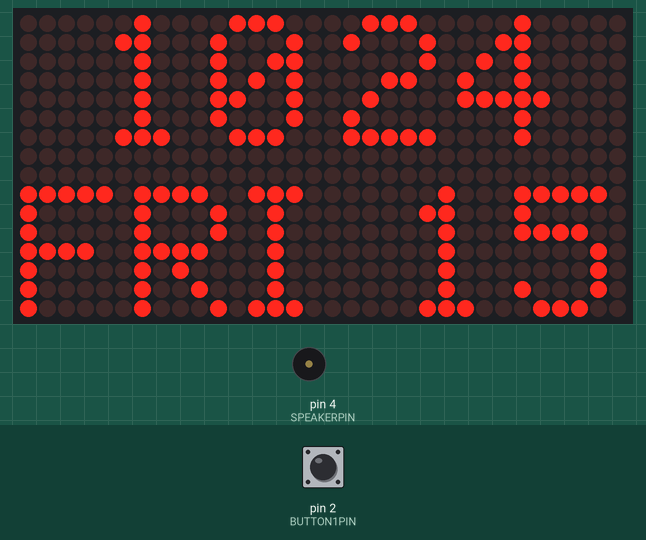
Bench run of a sketch on a simulated Arduino Uno, built with avr-gcc and run on an emulated ATmega328P. Parts: 32×16 LED matrix, buzzer (waves = sounding, pin HIGH). The inputs (shaded band) are chosen by the test bench; at power-on: pin 2 (BUTTON1PIN) HIGH. The local clock reads 2024-03-15 10:24:30 at power-on unless the sketch sets it.

Above: at 1.2 s.
1.3 s: pin 2 (BUTTON1PIN) pulled LOW for 1 s
At 3.6 s:
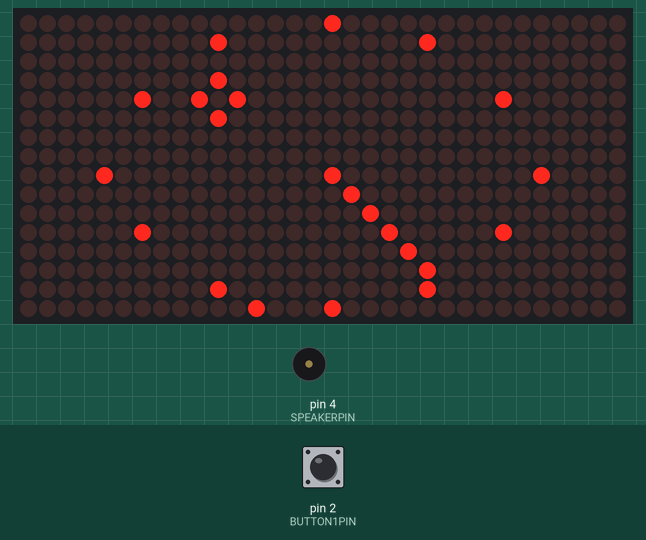
3.8 s: pin 2 (BUTTON1PIN) pulled LOW for 0.25 s
At 5.5 s:
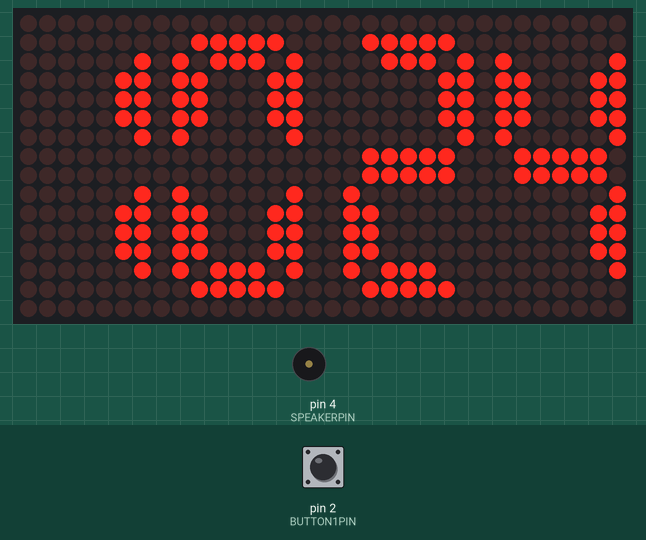
5.8 s: pin 2 (BUTTON1PIN) pulled LOW for 0.25 s
At 7.5 s:
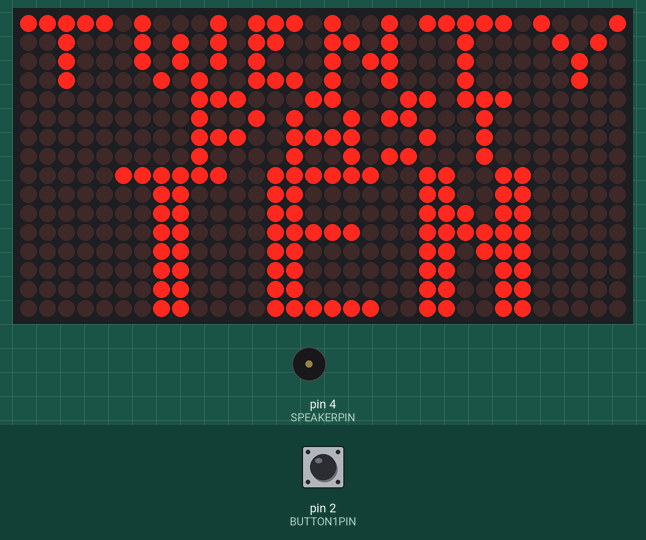
7.8 s: pin 2 (BUTTON1PIN) pulled LOW for 1 s
At 30.5 s:
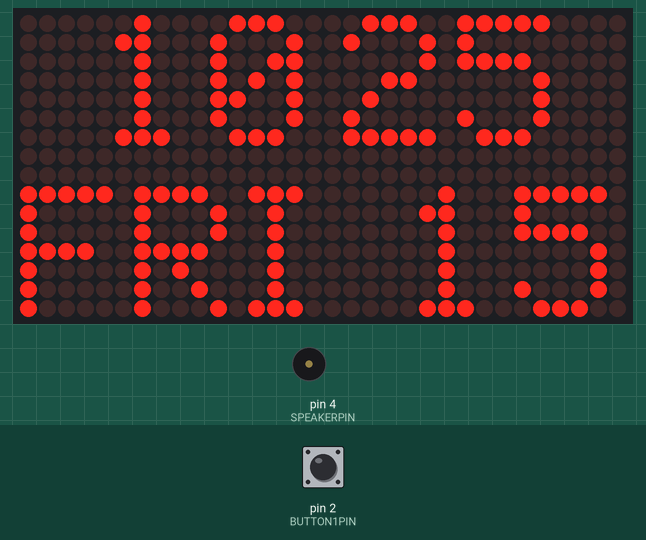
Timing chart, 0 to 31.6 s (numbered marks = the images above; inputs shaded):
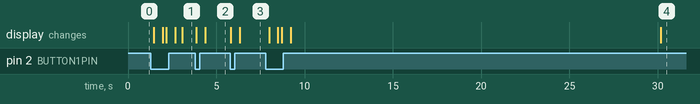

The sketch:

Arduino_Matrix_Multi_Clock.ino
```cpp
//Libraries for Dot Matrix
#include <SPI.h>
#include <DMD.h>
#include <TimerOne.h>
DMD dmd(1, 1);

//Libraries for RTC Module
#include <Wire.h>
#include "RTClib.h"
RTC_DS1307 rtc;

//font data
#include "font0816.c"
#include "images.c"
#include "sevensegfont.c"
#include "font0608.c"

#define SPEAKERPIN 4
#define BUTTON1PIN 2
#define BUTTON2PIN 3

char daysofweek[]="SUNMONTUEWEDTHUFRISAT";

byte handx[]={12,13,14,15,16,17,18,19,20,21,21,22,
  22,23,23,23,23,23,22,22,21,21,20,19,
  18,17,16,15,14,13,12,10,9,8,7,6,
  5,4,3,2,2,1,1,0,0,0,0,0,
  1,1,2,2,3,4,5,6,7,8,9,10};

byte handy[]={0,0,0,0,1,1,1,2,2,3,4,4,
  5,6,7,8,8,9,10,11,11,12,13,13,
  14,14,14,15,15,15,15,15,15,15,14,14,
  14,13,13,12,11,11,10,9,8,8,7,6,
  5,4,4,3,2,2,1,1,1,0,0,0};

int dmode=0;    //display mode
int brightness=2;   //display brightness
int bcount=0;   //variable used to keep track of pwm phase
#define BSTEPS 7

void ScanDMD(){       //also implements a basic pwm brightness control
  dmd.scanDisplayBySPI();
  bcount=bcount+brightness;
  if(bcount<BSTEPS){digitalWrite(9,LOW);}
  bcount=bcount%BSTEPS;
}

void setup(){
  Timer1.initialize( 500 );           //period in microseconds to call ScanDMD. Anything longer than 5000 (5ms) and you can see flicker.
  Timer1.attachInterrupt( ScanDMD );   //attach the Timer1 interrupt to ScanDMD which goes to dmd.scanDisplayBySPI()
  dmd.clearScreen( true );     //clear/init the DMD pixels held in RAM
  pinMode(BUTTON1PIN,INPUT_PULLUP);
  pinMode(BUTTON2PIN,INPUT_PULLUP);
  pinMode(SPEAKERPIN,OUTPUT);
  digitalWrite(SPEAKERPIN,LOW);    //speaker off
  rtc.begin();
}

void loop(){
  if(!digitalRead(BUTTON1PIN)){dmode=(dmode+1)%6;dmd.clearScreen(true);delay(500);}    //next mode, clear all pixels in case mode doesn't, wait a bit to debounce
  switch(dmode){
    case 0: timeanddate();break;
    case 1: bigdigital();break;
    case 2: analogclock();break;
    case 3: bigsevenseg();break;
    case 4: wordclock();break;
    case 5: binaryclock();break;
  }
  delay(200);
}

void font0816char(int cx,int cy,char c){
  for(int y=0;y<16;y++){
    int d=pgm_read_word(&font0816[c][y]);
    for(int x=0;x<8;x++){
      if(d&(1<<x)){
        dmd.writePixel(cx+x,cy+y,GRAPHICS_NORMAL,1);
      }else{
        dmd.writePixel(cx+x,cy+y,GRAPHICS_NORMAL,0);
      }
    }
  }
}

void sevensegfontchar(int cx,int cy,char c){
  for(int y=0;y<16;y++){
    int d=pgm_read_word(&sevensegfont[c][y]);
    for(int x=0;x<8;x++){
      if(d&(1<<x)){
        dmd.writePixel(cx+x,cy+y,GRAPHICS_NORMAL,1);
      }else{
        dmd.writePixel(cx+x,cy+y,GRAPHICS_NORMAL,0);
      }
    }
  }
}

void bigdigital(){
  DateTime now = rtc.now();
  int h,m,s;
  h=now.hour();
  m=now.minute();
  s=now.second();

  if(h>9){     //leading zero blank
    font0816char(0,1,(h/10));
  }else{
    font0816char(0,1,10);
  }
  font0816char(8,1,(h%10));
  font0816char(17,1,(m/10));
  font0816char(25,1,(m%10));
}

void bigsevenseg(){
  DateTime now = rtc.now();
  int h,m,s;
  h=now.hour();
  m=now.minute();
  s=now.second();

  if(h>9){     //leading zero blank
    sevensegfontchar(0,1,(h/10));
  }else{
    sevensegfontchar(0,1,10);
  }
  sevensegfontchar(8,1,(h%10));
  sevensegfontchar(17,1,(m/10));
  sevensegfontchar(25,1,(m%10));
}

void analogclock(){
  static int oldh=0,oldm=0,olds=0;    //keep track of what's been displayed to erase later
  int h,m,s;
  DateTime now = rtc.now();
  s=now.second()%60;
  m=now.minute()%60;
  h=(now.hour()%12)*5+(m/12);     //translated to 60th's of a circle
  //erase any hands that have moved
  if(olds!=s){dmd.writePixel(handx[olds]+4,handy[olds],GRAPHICS_NORMAL,0);}   //dot for second hand
  if(oldm!=m){    //line for minute handle
    int x,y,n;
    x=handx[oldm]-12;
    y=handy[oldm]-8;
    n=max(abs(x),abs(y));
    for(int i=0;i<n;i++){
      dmd.writePixel(12+(x*i)/n+4,8+(y*i)/n,GRAPHICS_NORMAL,0);
    }
  }
  if(oldh!=h){    //small circle for hour hand
    int x,y;
    x=(((handx[oldh]-12)*2)/3)+12;
    y=(((handy[oldh]-8)*2)/3)+8;
    dmd.writePixel(4+x,y-1,GRAPHICS_NORMAL,0);
    dmd.writePixel(4+x+1,y,GRAPHICS_NORMAL,0);
    dmd.writePixel(4+x-1,y,GRAPHICS_NORMAL,0);
    dmd.writePixel(4+x,y+1,GRAPHICS_NORMAL,0);
  }
  //draw all hands
  dmd.writePixel(handx[s]+4,handy[s],GRAPHICS_NORMAL,1);    //dot for seocnd hand
  int x,y,n;
  x=handx[m]-12;      //line for minute hand
  y=handy[m]-8;
  n=max(abs(x),abs(y));
  for(int i=0;i<n;i++){dmd.writePixel(12+(x*i)/n+4,8+(y*i)/n,GRAPHICS_NORMAL,1);}
  x=(((handx[h]-12)*2)/3)+12;     //small circle for hour hand
  y=(((handy[h]-8)*2)/3)+8;
  dmd.writePixel(4+x,y-1,GRAPHICS_NORMAL,1);
  dmd.writePixel(4+x+1,y,GRAPHICS_NORMAL,1);
  dmd.writePixel(4+x-1,y,GRAPHICS_NORMAL,1);
  dmd.writePixel(4+x,y+1,GRAPHICS_NORMAL,1);
  for(int i=0;i<60;i=i+5){dmd.writePixel(4+handx[i],handy[i],GRAPHICS_NORMAL,1);}        //draw hour marks every five minutes

  olds=s;     //update currently drawn hands
  oldm=m;
  oldh=h;
}

void wordclock(){
  DateTime now = rtc.now();
  int h,m,s;
  int d=0;    //variable for offset if on the hour (showing hour at top and o'clock at bottom)
  h=now.hour();
  m=now.minute()%60;
  s=now.second()%60;
  m=m/5;    //round to 5 minute multiple
  if(m>6){h=h+1;}   //after half past hour, show next hour
  h=h%12;   //mod to 12 hours
  if(m==0){d=8;}
  for(int x=0;x<32;x++){
    int t=pgm_read_word(&topline[m][x]);
    int b=pgm_read_word(&bottomline[h][x]);
    for(int y=0;y<8;y++){                   //draw top line image
      if((1<<y)&t){
        dmd.writePixel(x,y+d,GRAPHICS_NORMAL,1);
      }else{
        dmd.writePixel(x,y+d,GRAPHICS_NORMAL,0);
      }
      if((1<<y)&b){                   //draw bottom line image
        dmd.writePixel(x,y+8-d,GRAPHICS_NORMAL,1);
      }else{
        dmd.writePixel(x,y+8-d,GRAPHICS_NORMAL,0);
      }
    }
  }
}

void binaryclock(){
  DateTime now = rtc.now();
  int h,m,s;
  h=now.hour()%24;
  m=now.minute()%60;
  s=now.second()%60;

  for(int b=0;b<6;b++){   //scan bits from right to left
    if((1<<b)&h){
      fillrect(26-b*5,1,29-b*5,4,1);
    }else{
      fillrect(26-b*5,1,29-b*5,4,0);
    }
    if((1<<b)&m){
      fillrect(26-b*5,6,29-b*5,9,1);
    }else{
      fillrect(26-b*5,6,29-b*5,9,0);
    }
    if((1<<b)&s){
      fillrect(26-b*5,11,29-b*5,14,1);
    }else{
      fillrect(26-b*5,11,29-b*5,14,0);
    }
  }
}

void fillrect(int x1,int y1,int x2,int y2, int c){
  for(int x=x1;x<x2+1;x++){
    for(int y=y1;y<y2+1;y++){
      dmd.writePixel(x,y,GRAPHICS_NORMAL,c);
    }
  }
}

void timeanddate(){
  DateTime now = rtc.now();
  int h,m,da,dt;
  h=now.hour()%24;
  m=now.minute()%60;
  da=now.dayOfTheWeek()%7;
  dt=now.day()%100;
  if(h<10){
    showchar(4,0,' ');
  }else{
    showchar(4,0,h/10+'0');
  }
  showchar(10,0,h%10+'0');      //hours
  showchar(17,0,m/10+'0');
  showchar(23,0,m%10+'0');      //minutes
  showchar(0,9,daysofweek[da*3]);    //3 letter day of the week
  showchar(6,9,daysofweek[da*3+1]);
  showchar(12,9,daysofweek[da*3+2]);
  showchar(20,9,dt/10+'0');
  showchar(26,9,dt%10+'0');
}

void showchar(int cx,int cy, char c){
  if(c<32){c=32;}
  if(c>127){c=32;}
  c=c-32;
  for(int x=1;x<7;x++){
    for(int y=0;y<8;y++){
      if(pgm_read_byte(&font0608[c][x])&(1<<y)){
      dmd.writePixel(x+cx-1,y+cy,GRAPHICS_NORMAL,1);
      }else{
      dmd.writePixel(x+cx-1,y+cy,GRAPHICS_NORMAL,0);
      }
    }
  }
}
```

Source omitted: font0608.c (data table, 4418 bytes), font0816.c (data table, 753 bytes), images.c (data table, 3111 bytes), sevensegfont.c (data table, 740 bytes)

Measured:
- after the input at 1.3 s, the display: first changes after 0.15 s (image 1 shows a later state)
- after the input at 5.8 s, the display: first changes at once (image 3 shows a later state)
- after the input at 7.8 s, the display: first changes after 0.19 s (image 4 shows a later state)
